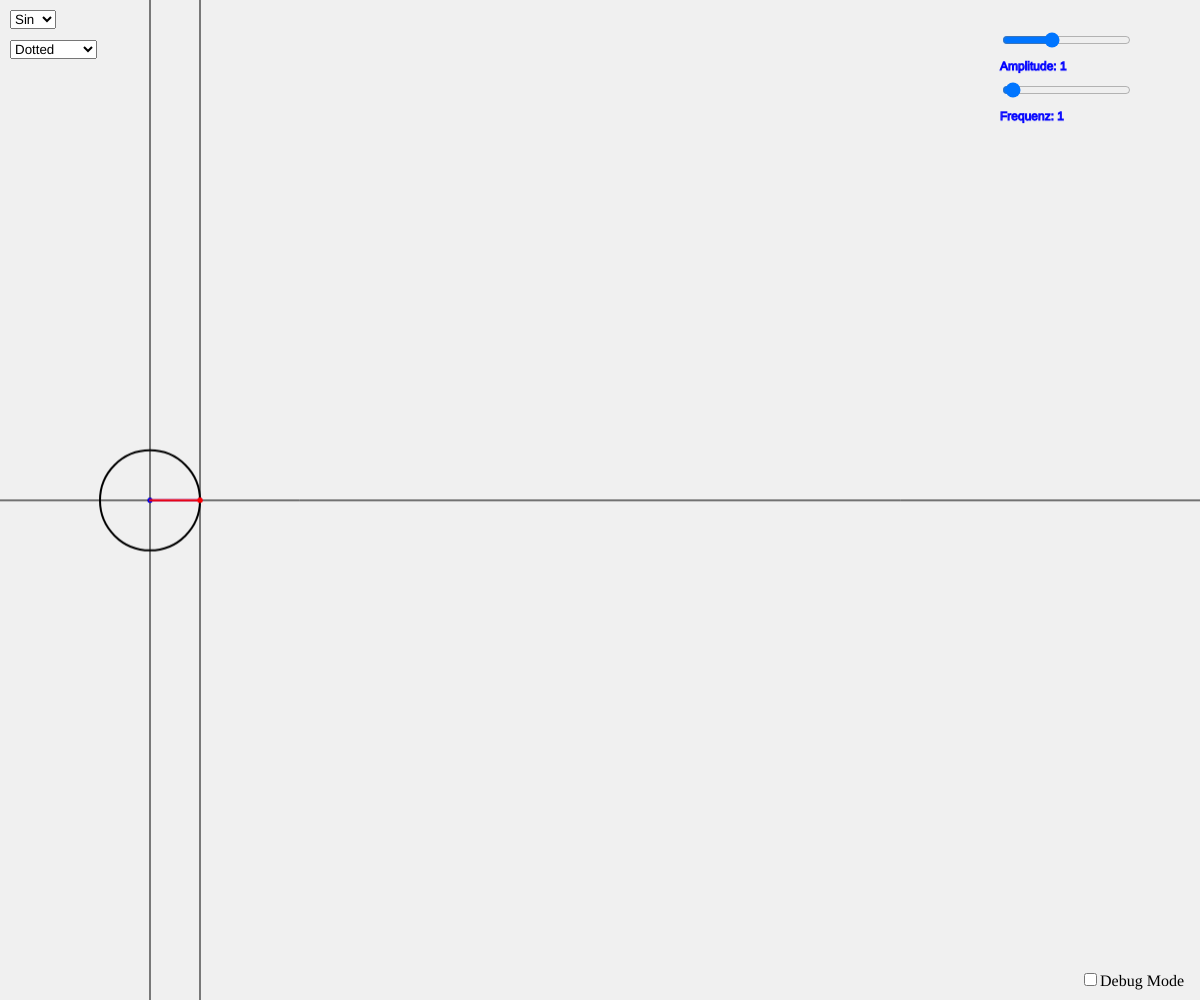
Frame 1 (no input)
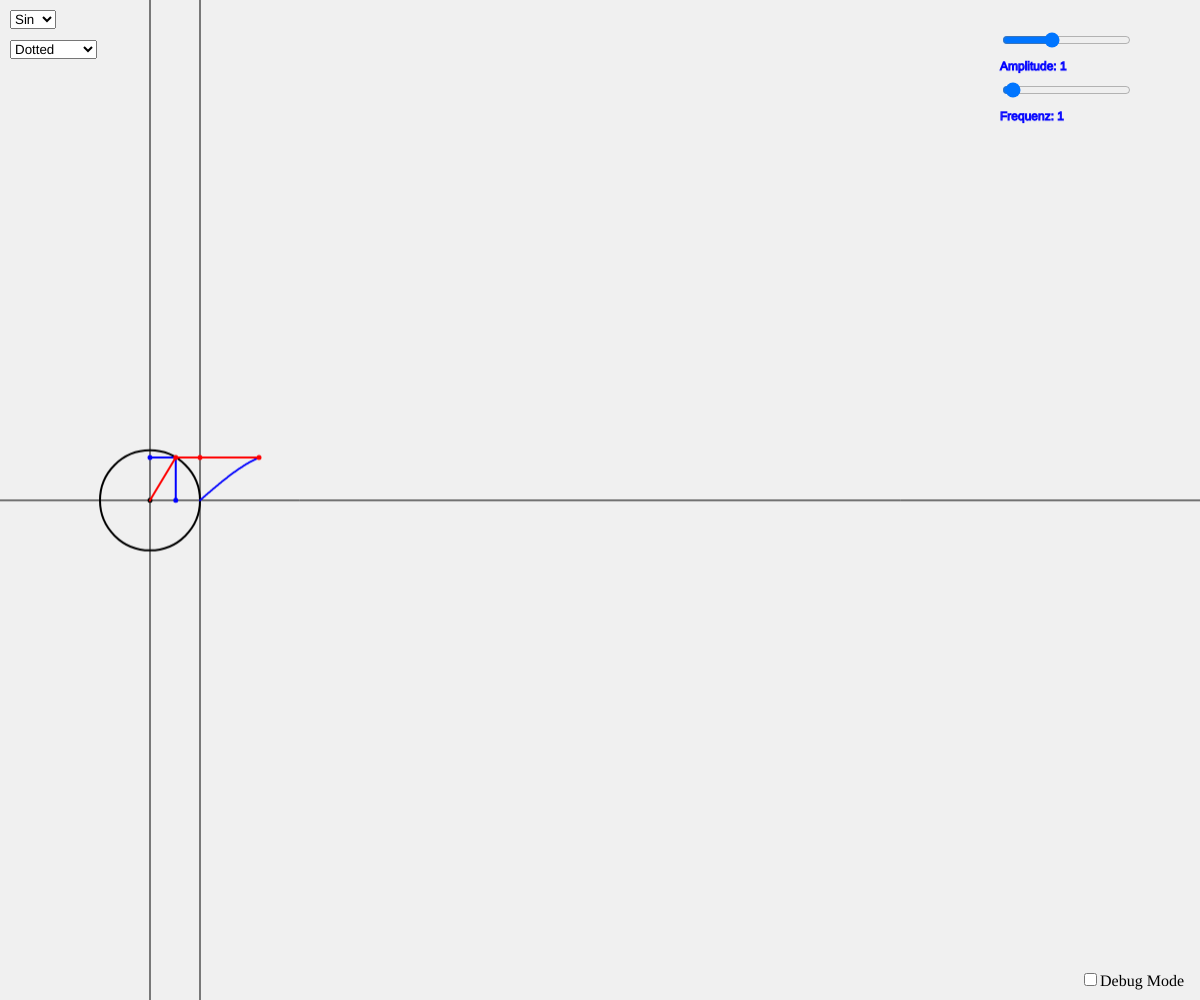
Frame 60 (no input)
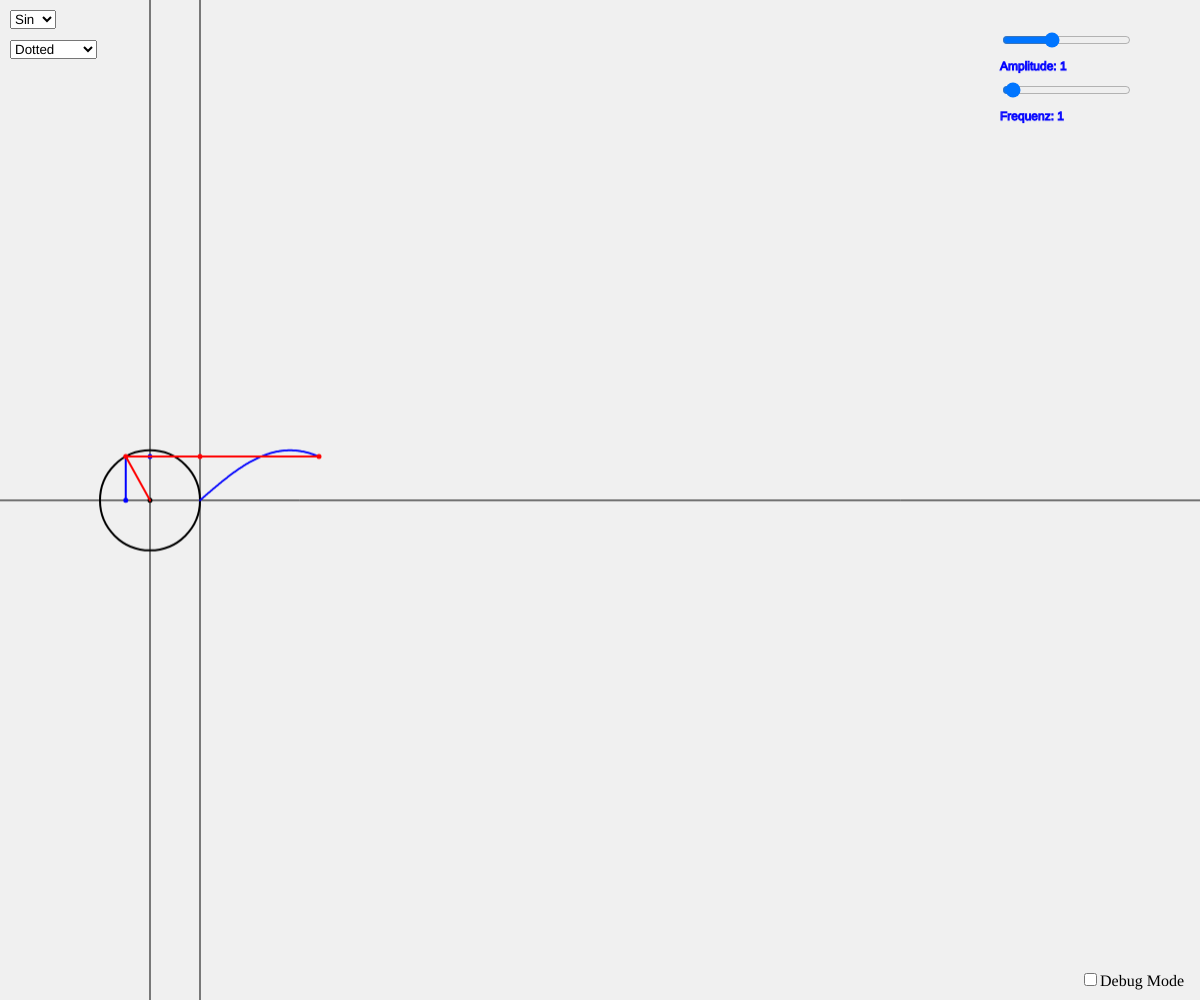
Frame 120 (the mouse pressed at the canvas centre since frame 60)

The p5.js sketch that drew these frames (run headless with seeded random() and noise() and a simulated clock; from frame 60 on, the mouse is pressed at the canvas centre):

// p5.js sketch
// ── sketch.js
let a;
let aStart;
let p0;
let p1;
let p2;
let p3;
let p4;
let p5;
let points;
let len;
let amp;
let freq;
let ampSlider;
let freqSlider;
let graphSelecter;
let sortedKeys;
let maxValue;

function setup() {
  angleMode(DEGREES);

  inputs();
  reset();
  //noLoop();
}

function draw() {
  //setTimeout(redraw, 0);

  getUserInputs();

  p1 = createVector(amp * 50 * sin(a), +amp * 50 * cos(a)).add(p0); //Point on Circle
  p2 = createVector(amp * 50 * sin(a), 0).add(p0); //Point on x-Achsis
  p3 = createVector(0, amp * 50 * cos(a)).add(p0); //Point on y-Achsis
  graphCalculation();

  points[p5.x] = p5.y;

  graphSelecter.input(changeToSelected);

  malmal();

  graphSelecter.position(10, 10);
  drawSelecter.position(10, 40);
  if (debugCheckbox.checked()) {
    debug();
  }

  a += freq;
  if (a >= len * 360 + aStart) {
    reset();
  }
}

function malmal() {
  background(240);

  stroke(color(0, 0, 0)); //Schwarz
  strokeWeight(1);
  line(0, p0.y, width, p0.y);
  line(p0.x, 0, p0.x, height);
  line(p0.x + amp * 50, 0, p0.x + amp * 50, height);
  strokeWeight(2);
  noFill();
  circle(p0.x, p0.y, amp * 100);
  strokeWeight(5);
  point(p0);

  stroke(color(0, 255, 0)); //Grün
  strokeWeight(2);

  stroke(color(0, 0, 255)); //Blau
  strokeWeight(5);
  point(p2);
  point(p3);
  strokeWeight(2);
  line(p1.x, p1.y, p2.x, p2.y);
  line(p1.x, p1.y, p3.x, p3.y);
  strokeWeight(1);
  text("Amplitude: " + amp, width - 200, 70);
  text("Frequenz: " + freq, width - 200, 120);

  let previousKey = null;
  for (var key in points) {
    switch (drawSelecter.selected()) {
      case "Dotted":
        strokeWeight(2);
        point(key, points[key]);
        break;
      case "Connected":
        strokeWeight(2);
        if (previousKey !== null) {
          if (
            graphSelecter.selected() != "Tan" ||
            points[previousKey] > points[key]
          ) {
            line(previousKey, points[previousKey], key, points[key]);
          }
        }
        previousKey = key;
        break;
      case "Filled":
        strokeWeight(2);
        line(key, points[key], key, windowHeight / 2);
        break;
      default:
        break;
    }
  }

  stroke(color(255, 0, 0)); //Rot
  strokeWeight(5);
  point(p1);
  point(p4);
  point(p5);
  strokeWeight(2);
  line(p1.x, p1.y, p0.x, p0.y);
  line(p1.x, p1.y, p4.x, p4.y);
  line(p5.x, p5.y, p4.x, p4.y);
}

function inputs() {
  createCanvas(windowWidth, windowHeight - 1 / 3);
  p0 = createVector(150, height / 2);
  aStart = 90;
  amp = 1;
  freq = 1;
  len = ((windowWidth - amp * 50 - p0.x) * freq) / 360;
  ampSlider = createSlider(0.1, 2.5, 1, 0.1);
  ampSlider.position(width - 200, 30);
  freqSlider = createSlider(0.5, 20, 1, 0.5);
  freqSlider.position(width - 200, 80);
  graphSelecter = createSelect();
  graphSelecter.position(10, 10);
  graphSelecter.option("Sin");
  graphSelecter.option("Cos");
  graphSelecter.option("Tan");
  graphSelecter.selected("Sin");
  drawSelecter = createSelect();
  drawSelecter.position(10, 40);
  drawSelecter.option("Dotted");
  drawSelecter.option("Connected");
  drawSelecter.option("Filled");
  drawSelecter.selected("Dotted");
  debugCheckbox = createCheckbox("Debug Mode");
  debugCheckbox.position(windowWidth - 120, windowHeight - 30);
}

function getUserInputs() {
  if (amp != ampSlider.value()) {
    reset();
    amp = ampSlider.value();
  }
  if (freq != freqSlider.value()) {
    reset();
    freq = freqSlider.value();
    len = ((windowWidth - amp * 50 - p0.x) * freq) / 360;
  }
}

function reset() {
  background(240);
  a = aStart;
  points = {};
}

function debug() {
  graphSelecter.position(10, 100);
  drawSelecter.position(10, 130);
  strokeWeight(1);
  stroke(255, 0, 0);
  text("Angle: " + a, 10, 20);
  text("p5.x: " + p5.x, 10, 40);
  text("FPS: " + round(frameRate(), 0), 10, 60);
  text("Maus Y Pos: " + round(mouseY), 10, windowHeight - 10);
  text("Maus X Pos: " + round(mouseX), 10, windowWidth - 30);
  text("len: " + len, 10, 80);
}

function windowResized() {
  resizeCanvas(windowWidth, windowHeight);
  ampSlider.position(windowWidth - 200, 30);
  freqSlider.position(windowWidth - 200, 80);
  len = ((windowWidth - amp * 50 - p0.x) * freq) / 360;
  debugCheckbox.position(windowWidth - 120, windowHeight - 30);
}

function changeToSelected() {
  switch (graphSelecter.selected()) {
    case "Sin":
      //Custom Values for each graph here
      aStart = 90;
      reset();
      break;

    case "Cos":
      //Custom Values for each graph here
      aStart = 180;
      reset();
      break;

    case "Tan":
      //Custom Values for each graph here
      aStart = 90;
      reset();
      break;

    default:
      print(
        "Es ist ein unbekannter fehler beim ändern des Graphen aufgetreten. Bitte Seite neu laden."
      );
      break;
  }
}

function graphCalculation() {
  switch (graphSelecter.selected()) {
    case "Sin":
      p4 = createVector(amp * 50, amp * 50 * cos(a)).add(p0); //Point on Verticalizer
      p5 = createVector((a - aStart) / freq + amp * 50, amp * 50 * cos(a)).add(
        p0
      ); //Point on Sin
      break;

    case "Cos":
      p4 = createVector(amp * 50, amp * 50 * cos(a)).add(p0); //Point on Verticalizer
      p5 = createVector((a - aStart) / freq + amp * 50, amp * 50 * cos(a)).add(
        p0
      ); //Point on cos
      break;

    case "Tan":
      let tanValue = tan(a - aStart);
      if (abs(tanValue) > maxValue) {
        tanValue = maxValue * Math.sign(tanValue);
      }
      p4 = createVector(amp * 50, amp * 50 * -tan(a - aStart)).add(p0); //Point on Verticalizer
      p5 = createVector(
        (a - aStart) / freq + amp * 50,
        amp * 50 * -tan(a - aStart)
      ).add(p0); //Point on Tan
      break;

    default:
      print(
        "Es ist ein unbekannter fehler beim ändern des Graphen aufgetreten. Bitte Seite neu laden."
      );
      break;
  }
}
